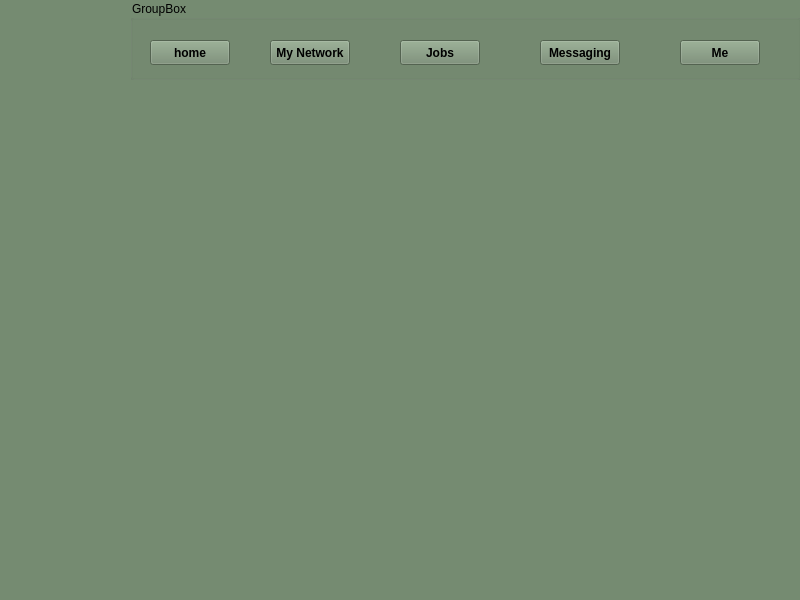
<?xml version="1.0" encoding="UTF-8"?>
<ui version="4.0">
 <class>My_network_Admin</class>
 <widget class="QMainWindow" name="My_network_Admin">
  <property name="geometry">
   <rect>
    <x>0</x>
    <y>0</y>
    <width>800</width>
    <height>600</height>
   </rect>
  </property>
  <property name="windowTitle">
   <string>MainWindow</string>
  </property>
  <property name="styleSheet">
   <string notr="true">color: rgb(0, 0, 0);
background-color: rgb(117, 139, 113);</string>
  </property>
  <widget class="QWidget" name="centralwidget">
   <widget class="QGroupBox" name="groupBox">
    <property name="geometry">
     <rect>
      <x>130</x>
      <y>0</y>
      <width>671</width>
      <height>80</height>
     </rect>
    </property>
    <property name="title">
     <string>GroupBox</string>
    </property>
    <widget class="QPushButton" name="homePushButton">
     <property name="geometry">
      <rect>
       <x>20</x>
       <y>40</y>
       <width>80</width>
       <height>25</height>
      </rect>
     </property>
     <property name="font">
      <font>
       <weight>75</weight>
       <bold>true</bold>
      </font>
     </property>
     <property name="text">
      <string>home</string>
     </property>
    </widget>
    <widget class="QPushButton" name="pushButton_2">
     <property name="geometry">
      <rect>
       <x>140</x>
       <y>40</y>
       <width>80</width>
       <height>25</height>
      </rect>
     </property>
     <property name="font">
      <font>
       <weight>75</weight>
       <italic>false</italic>
       <bold>true</bold>
      </font>
     </property>
     <property name="text">
      <string>My Network</string>
     </property>
    </widget>
    <widget class="QPushButton" name="pushButton_3">
     <property name="geometry">
      <rect>
       <x>270</x>
       <y>40</y>
       <width>80</width>
       <height>25</height>
      </rect>
     </property>
     <property name="font">
      <font>
       <weight>75</weight>
       <bold>true</bold>
      </font>
     </property>
     <property name="text">
      <string>Jobs</string>
     </property>
    </widget>
    <widget class="QPushButton" name="pushButton_4">
     <property name="geometry">
      <rect>
       <x>410</x>
       <y>40</y>
       <width>80</width>
       <height>25</height>
      </rect>
     </property>
     <property name="font">
      <font>
       <weight>75</weight>
       <bold>true</bold>
      </font>
     </property>
     <property name="text">
      <string>Messaging</string>
     </property>
    </widget>
    <widget class="QPushButton" name="pushButton_5">
     <property name="geometry">
      <rect>
       <x>550</x>
       <y>40</y>
       <width>80</width>
       <height>25</height>
      </rect>
     </property>
     <property name="font">
      <font>
       <weight>75</weight>
       <bold>true</bold>
      </font>
     </property>
     <property name="text">
      <string>Me</string>
     </property>
    </widget>
   </widget>
  </widget>
  <widget class="QMenuBar" name="menubar">
   <property name="geometry">
    <rect>
     <x>0</x>
     <y>0</y>
     <width>800</width>
     <height>25</height>
    </rect>
   </property>
  </widget>
  <widget class="QStatusBar" name="statusbar"/>
 </widget>
 <resources/>
 <connections/>
</ui>
